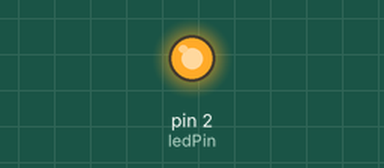
A sketch run on a simulated Arduino Uno, built with avr-gcc and run on an emulated ATmega328P. On the bench: output pins drawn as LEDs (lit = HIGH).

Above: at 1.0 s.
At 3.0 s:
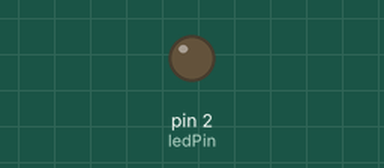
Timing chart, 0 to 5.2 s (numbered marks = the images above):
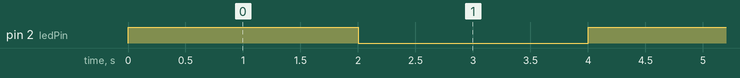

The sketch:

Example_Blink.ino
```cpp
int ledPin = 2;
int ledPin1 = 3;

void setup()
{
  pinMode(ledPin, OUTPUT);
}

void loop()
{
  digitalWrite(ledPin, HIGH);
  delay(2000);
  digitalWrite(ledPin, LOW);
  delay(2000);
  digitalWrite(ledPin1, HIGH);
}
```

Measured:
- by itself, pin 2 (ledPin): alternates HIGH for 2.0 s and LOW for 2.0 s
